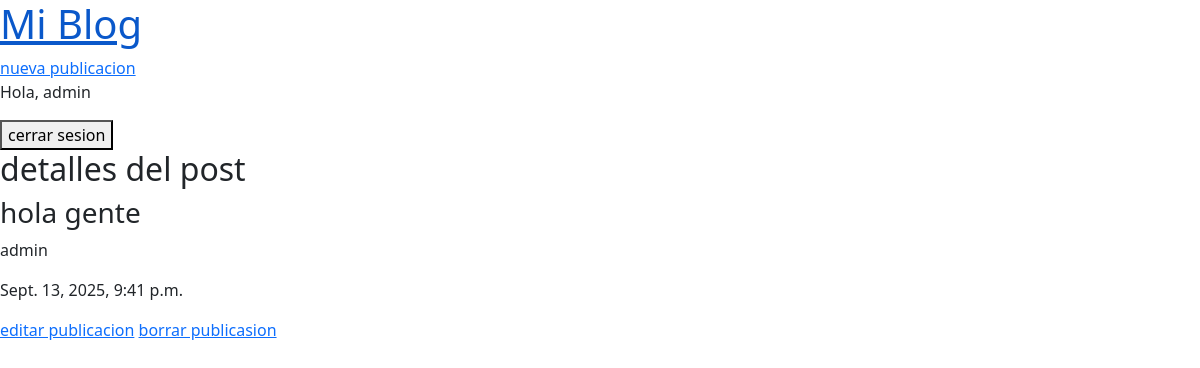
The app's page /post/1/ (signed in) with its own data.
### blogs/models.py (models this page shows, shortened)
class Post(models.Model):
    title = models.CharField(max_length=200)
    content = models.TextField()
    created_at = models.DateTimeField(auto_now_add=True)
    updated_at = models.DateTimeField(auto_now=True)
    author = models.ForeignKey(
        "auth.User",
        on_delete=models.CASCADE,
    )

### blogs/views.py (the view)
# urls.py: path("post/<int:pk>/", postdetailview.as_view(), name="post-detail"),
class postdetailview(LoginRequiredMixin, DetailView):
    model = Post
    template_name = "post_detail.html"

### templates/post_detail.html (shortened to what this page needs)
{% extends "_base.html" %}
{% block content %}
    <h2>detalles del post</h2>
    <h3>{{ post.title }}</h3>
    <p>{{ post.author}}</p>
    <p>{{ post.created_at }}</p>
    {% if post.author.pk == request.user.pk %}
        <a href="{% url 'post-edit' post.id %}">editar publicacion</a>
        <a href="{% url 'post-delete' post.id %}">borrar publicasion</a>
    {% endif %}
{% endblock %}

### templates/_base.html (shortened to what this page needs)
{% load static %}
<!DOCTYPE html>
<html lang="en">
<head>
    <link rel="stylesheet" href="{% static 'base.css' %}">
    <link href="https://cdn.jsdelivr.net/npm/bootstrap@5.3.8/dist/css/bootstrap.min.css" rel="stylesheet">
</head>
<body>
    <a href="{% url 'post-list' %}"><h1>Mi Blog</h1></a>
    <a href="{% url 'post-new' %}">nueva publicacion</a>
    {% if user.is_authenticated %}
        <p>Hola, {{ user.username }}</p>
        <form action="{% url 'logout' %}" method="post">
            <button type="submit">cerrar sesion</button>
        </form>
    {% else %}
        <a href="{% url 'login' %}">iniciar sesion</a>
        <a href="{% url 'signup' %}">registrarse</a>
    {% endif %}
    {% block content %}
    {% endblock %}
</body>
</html>

### static/base.css (style rules this page uses)
h1 { color:red; }

### records on screen
Post: title "hola gente", author "admin", created_at "Sept. 13, 2025, 9:41 p.m."

### other values on screen
{{ user.username }} "admin"
